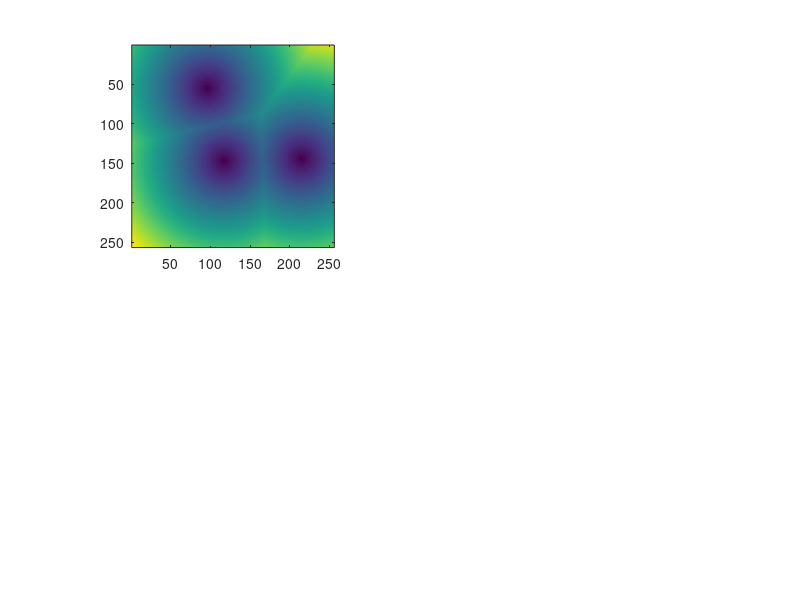

Source code (MATLAB): (Note: this script raises an error after producing the figure.)
close all; clear; clc;

a = zeros([256,256]);

for k=1:3
    x=ceil(256*rand(1));
    z=ceil(256*rand(1));
    a(z, x)=1;
end

imshow(a);

a1 = bwdist(a, 'euclidean');
a2 = bwdist(a, 'quasi-euclidean');
a3 = bwdist(a, 'cityblock');
a4 = bwdist(a, 'chessboard');

subplot(221), imagesc(a1); axis image, colorbar('vertical');
subplot(222), imagesc(a2); axis image, colorbar('vertical');
subplot(223), imagesc(a3); axis image, colorbar('vertical');
subplot(224), imagesc(a4); axis image, colorbar('vertical');

%%
close all; clear; clc;

a = imread('new_map.bmp');
imshow(a);

% Szukamy miejsca na mapie które spełnia wszystkie kryteria:
% 1) w lesie
% 2) L2(autostrada) > 30px (żółta linia)
% 3) L1(droga) < 10px (biała linia)
% 4) L2(woda) > 20px (jezioro + rzeka)

% 1. Tworzymy 4 mapy logiczne (jest las, nie ma lasu itd)


las = a(:,:,1)==185 & a(:,:,2)==215 & a(:,:,3)==170;
%imshow(las);
autostrada = a(:,:,1)==255 & a(:,:,2)==245 & a(:,:,3)==120;
%imshow(autostrada);
droga = a(:,:,1)==255 & a(:,:,2)==255 & a(:,:,3)==255;
droga = imopen(droga, ones(3)); % usuniecie zlych pikseli
droga = imclose(droga, ones(3, 1)); % poprawa ciaglosci
imshow(droga);
woda = a(:,:,1)>=64 & a(:,:,1)<=180 & a(:,:,2)>= 159 & a(:,:,2) <=230 & ...
    a(:,:,3)>=185 & a(:,:,3)<254;
woda=bwmorph(woda,'clean');
imshow(woda);

miejsce = las & bwdist(autostrada)>30 & bwdist(droga,'cityblock')<10 & ...
    bwdist(woda)>20;
%imshow(miejsce);
a = imoverlay(a, miejsce, 'r');
imshow(a);
%%
close all; clear; clc;
% POLE I OBWÓD KOŁA


a = zeros(300);
a(150, 150) = 1;
a = bwdist(a);

r=5:5:120;
pole_mat = pi*r.^2;
pole_px = pole_mat;
pole_est = pole_mat;

obwod_mat = 2*pi*r;
obwod_gradient = obwod_mat;
obwod_filtracja = obwod_mat;
obwod_perim = obwod_mat;

for k=1:24
    kolo = a < r(k);
    pole_px(k) = sum(kolo(:));
    pole_est(k) = bwarea(kolo);
    
    obwod_gradient(k) = (bwarea(imdilate(kolo, ones(3))-imerode(kolo,ones(3))))/2;
    obwod_perim(k) = bwarea(bwperim(kolo));
    obwod_filtracja(k) = bwarea(edge(kolo, 'canny'));
end

%plot(r, pole_px, 'r', r, pole_est, 'g', r, pole_mat', '.k');
plot(r, obwod_gradient, 'r', r, obwod_filtracja, '-.g', r, obwod_perim', '.b', r, obwod_mat, '.k');

% dla obwodu wyniki są zawyżone w stosunku do matematycznych

%%
% ROZDZIELENIE DWÓCH KÓŁ NACHODZĄCYCH NA SIEBIE
close all; clear; clc;
a = zeros(200,300);
a(100,94) = 1;
a(100,206) = 1;
a = bwdist(a);
a = a < 60;
%imshow(a);

D = -bwdist(~a); % kroki 1-3
L = watershed(D);
imagesc(L);
a = a & (L > 0);
imshow(a);

%%
close all; clear; clc;
% Rozdzielenie - druga metoda

a = zeros(200,300);
a(100,94) = 1;
a(100,206) = 1;
a = bwdist(a);
a = a < 60;
%imshow(a);

% zamiast D = -bwdist... z pierwszej metody:
temp = imerode(a, ones(50, 5));
imshow(temp);
D = bwdist(temp);
% koniec podmiany

L = watershed(D);
imagesc(L);
a = a & (L > 0);
imshow(a);

% metodę przez erozję stosujemy kiedy nie działa metoda automatyczna, ale
% przy założeniu że obiekty które rozdzielamy są podobnych rozmiarów, lub
% rozdzielamy najmniejsze obiekty na obrazie 

%%
close all; clear; clc;

a=imread('coins.png');
subplot(121), imshow(a);

bin = a > 90;
bin = medfilt2(bin, [3 3]);

subplot(122), imshow(bin);

[aseg, N] = bwlabel(bin);
imagesc(aseg); axis image; colorbar('vertical');

pole=zeros(1,N);
for k=1:N
    temp=(aseg==k); % pojedyncza moneta
    pole(1,k)=bwarea(temp);
end
pole


[values, indices] = mink(pole, 5);
indices
monety = aseg == 4 | aseg == 2 | aseg == 10 | aseg == 9 | aseg == 6;
imshow(monety);
a = imoverlay(a, monety, 'k');
imshow(a);
